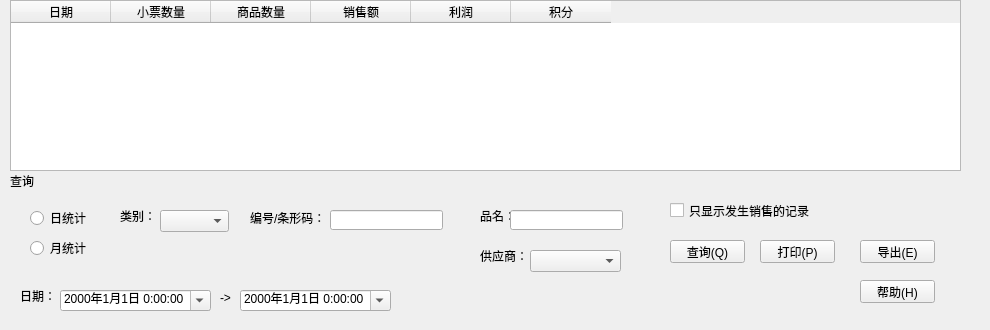
             <widget class="QWidget" name="tab_9">
              <attribute name="title">
               <string>日销售 月销售</string>
              </attribute>
              <widget class="QTableWidget" name="tableWidget_6">
               <property name="geometry">
                <rect>
                 <x>10</x>
                 <y>0</y>
                 <width>951</width>
                 <height>171</height>
                </rect>
               </property>
               <column>
                <property name="text">
                 <string>日期</string>
                </property>
               </column>
               <column>
                <property name="text">
                 <string>小票数量</string>
                </property>
               </column>
               <column>
                <property name="text">
                 <string>商品数量</string>
                </property>
               </column>
               <column>
                <property name="text">
                 <string>销售额</string>
                </property>
               </column>
               <column>
                <property name="text">
                 <string>利润</string>
                </property>
               </column>
               <column>
                <property name="text">
                 <string>积分</string>
                </property>
               </column>
              </widget>
              <widget class="QWidget" name="toolWidget_6" native="true">
               <property name="geometry">
                <rect>
                 <x>10</x>
                 <y>170</y>
                 <width>971</width>
                 <height>151</height>
                </rect>
               </property>
               <widget class="QLabel" name="label_79">
                <property name="geometry">
                 <rect>
                  <x>0</x>
                  <y>0</y>
                  <width>971</width>
                  <height>21</height>
                 </rect>
                </property>
                <property name="text">
                 <string>查询</string>
                </property>
               </widget>
               <widget class="QLabel" name="label_80">
                <property name="geometry">
                 <rect>
                  <x>110</x>
                  <y>40</y>
                  <width>54</width>
                  <height>12</height>
                 </rect>
                </property>
                <property name="text">
                 <string>类别：</string>
                </property>
               </widget>
               <widget class="QLabel" name="label_81">
                <property name="geometry">
                 <rect>
                  <x>470</x>
                  <y>40</y>
                  <width>54</width>
                  <height>12</height>
                 </rect>
                </property>
                <property name="text">
                 <string>品名：</string>
                </property>
               </widget>
               <widget class="QLabel" name="label_82">
                <property name="geometry">
                 <rect>
                  <x>10</x>
                  <y>120</y>
                  <width>54</width>
                  <height>12</height>
                 </rect>
                </property>
                <property name="text">
                 <string>日期：</string>
                </property>
               </widget>
               <widget class="QComboBox" name="comboBox_27">
                <property name="geometry">
                 <rect>
                  <x>150</x>
                  <y>40</y>
                  <width>69</width>
                  <height>22</height>
                 </rect>
                </property>
               </widget>
               <widget class="QLineEdit" name="lineEdit_21">
                <property name="geometry">
                 <rect>
                  <x>500</x>
                  <y>40</y>
                  <width>113</width>
                  <height>20</height>
                 </rect>
                </property>
               </widget>
               <widget class="QPushButton" name="pushButton_115">
                <property name="geometry">
                 <rect>
                  <x>750</x>
                  <y>70</y>
                  <width>75</width>
                  <height>23</height>
                 </rect>
                </property>
                <property name="text">
                 <string>打印(P)</string>
                </property>
               </widget>
               <widget class="QPushButton" name="pushButton_116">
                <property name="geometry">
                 <rect>
                  <x>850</x>
                  <y>70</y>
                  <width>75</width>
                  <height>23</height>
                 </rect>
                </property>
                <property name="text">
                 <string>导出(E)</string>
                </property>
               </widget>
               <widget class="QPushButton" name="pushButton_117">
                <property name="geometry">
                 <rect>
                  <x>660</x>
                  <y>70</y>
                  <width>75</width>
                  <height>23</height>
                 </rect>
                </property>
                <property name="text">
                 <string>查询(Q)</string>
                </property>
               </widget>
               <widget class="QPushButton" name="pushButton_118">
                <property name="geometry">
                 <rect>
                  <x>850</x>
                  <y>110</y>
                  <width>75</width>
                  <height>23</height>
                 </rect>
                </property>
                <property name="text">
                 <string>帮助(H)</string>
                </property>
               </widget>
               <widget class="QLabel" name="label_85">
                <property name="geometry">
                 <rect>
                  <x>210</x>
                  <y>120</y>
                  <width>21</width>
                  <height>16</height>
                 </rect>
                </property>
                <property name="text">
                 <string>-&gt;</string>
                </property>
               </widget>
               <widget class="QDateTimeEdit" name="dateTimeEdit_14">
                <property name="geometry">
                 <rect>
                  <x>50</x>
                  <y>120</y>
                  <width>151</width>
                  <height>21</height>
                 </rect>
                </property>
                <property name="dateTime">
                 <datetime>
                  <hour>0</hour>
                  <minute>0</minute>
                  <second>0</second>
                  <year>2000</year>
                  <month>1</month>
                  <day>1</day>
                 </datetime>
                </property>
                <property name="displayFormat">
                 <string>yyyy年M月d日 H:mm:ss</string>
                </property>
                <property name="calendarPopup">
                 <bool>true</bool>
                </property>
               </widget>
               <widget class="QDateTimeEdit" name="dateTimeEdit_15">
                <property name="geometry">
                 <rect>
                  <x>230</x>
                  <y>120</y>
                  <width>151</width>
                  <height>21</height>
                 </rect>
                </property>
                <property name="dateTime">
                 <datetime>
                  <hour>0</hour>
                  <minute>0</minute>
                  <second>0</second>
                  <year>2000</year>
                  <month>1</month>
                  <day>1</day>
                 </datetime>
                </property>
                <property name="displayFormat">
                 <string>yyyy年M月d日 H:mm:ss</string>
                </property>
                <property name="calendarPopup">
                 <bool>true</bool>
                </property>
               </widget>
               <widget class="QRadioButton" name="radioButton">
                <property name="geometry">
                 <rect>
                  <x>20</x>
                  <y>40</y>
                  <width>89</width>
                  <height>16</height>
                 </rect>
                </property>
                <property name="text">
                 <string>日统计</string>
                </property>
               </widget>
               <widget class="QRadioButton" name="radioButton_2">
                <property name="geometry">
                 <rect>
                  <x>20</x>
                  <y>70</y>
                  <width>89</width>
                  <height>16</height>
                 </rect>
                </property>
                <property name="text">
                 <string>月统计</string>
                </property>
               </widget>
               <widget class="QLabel" name="label_83">
                <property name="geometry">
                 <rect>
                  <x>240</x>
                  <y>40</y>
                  <width>71</width>
                  <height>16</height>
                 </rect>
                </property>
                <property name="text">
                 <string>编号/条形码：</string>
                </property>
               </widget>
               <widget class="QLineEdit" name="lineEdit_18">
                <property name="geometry">
                 <rect>
                  <x>320</x>
                  <y>40</y>
                  <width>113</width>
                  <height>20</height>
                 </rect>
                </property>
               </widget>
               <widget class="QComboBox" name="comboBox_50">
                <property name="geometry">
                 <rect>
                  <x>520</x>
                  <y>80</y>
                  <width>91</width>
                  <height>22</height>
                 </rect>
                </property>
               </widget>
               <widget class="QLabel" name="label_142">
                <property name="geometry">
                 <rect>
                  <x>470</x>
                  <y>80</y>
                  <width>54</width>
                  <height>12</height>
                 </rect>
                </property>
                <property name="text">
                 <string>供应商：</string>
                </property>
               </widget>
               <widget class="QCheckBox" name="checkBox_9">
                <property name="geometry">
                 <rect>
                  <x>660</x>
                  <y>30</y>
                  <width>151</width>
                  <height>21</height>
                 </rect>
                </property>
                <property name="text">
                 <string>只显示发生销售的记录</string>
                </property>
               </widget>
              </widget>
             </widget>
